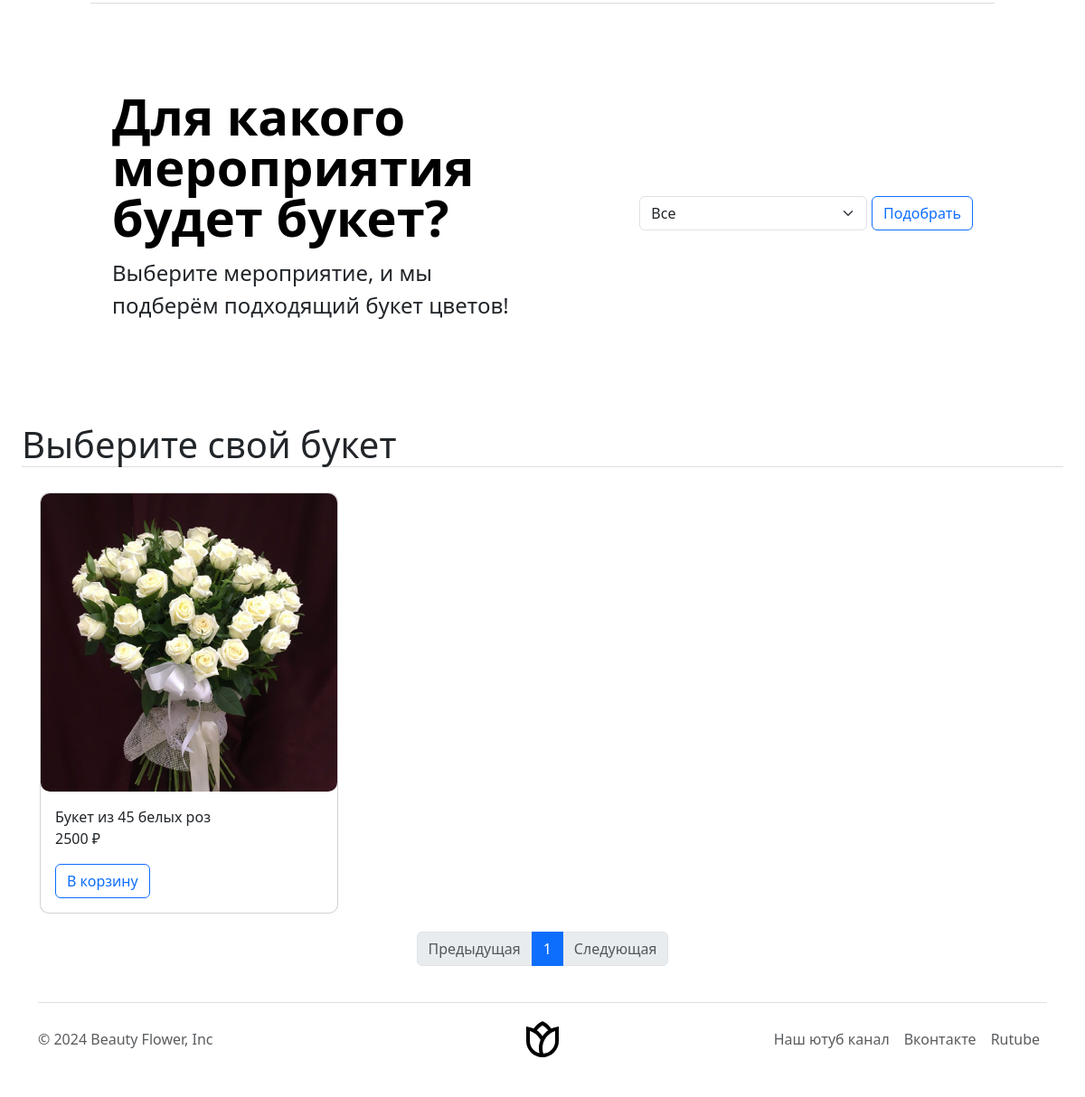
The app's page /shop/ (lower part), older data.
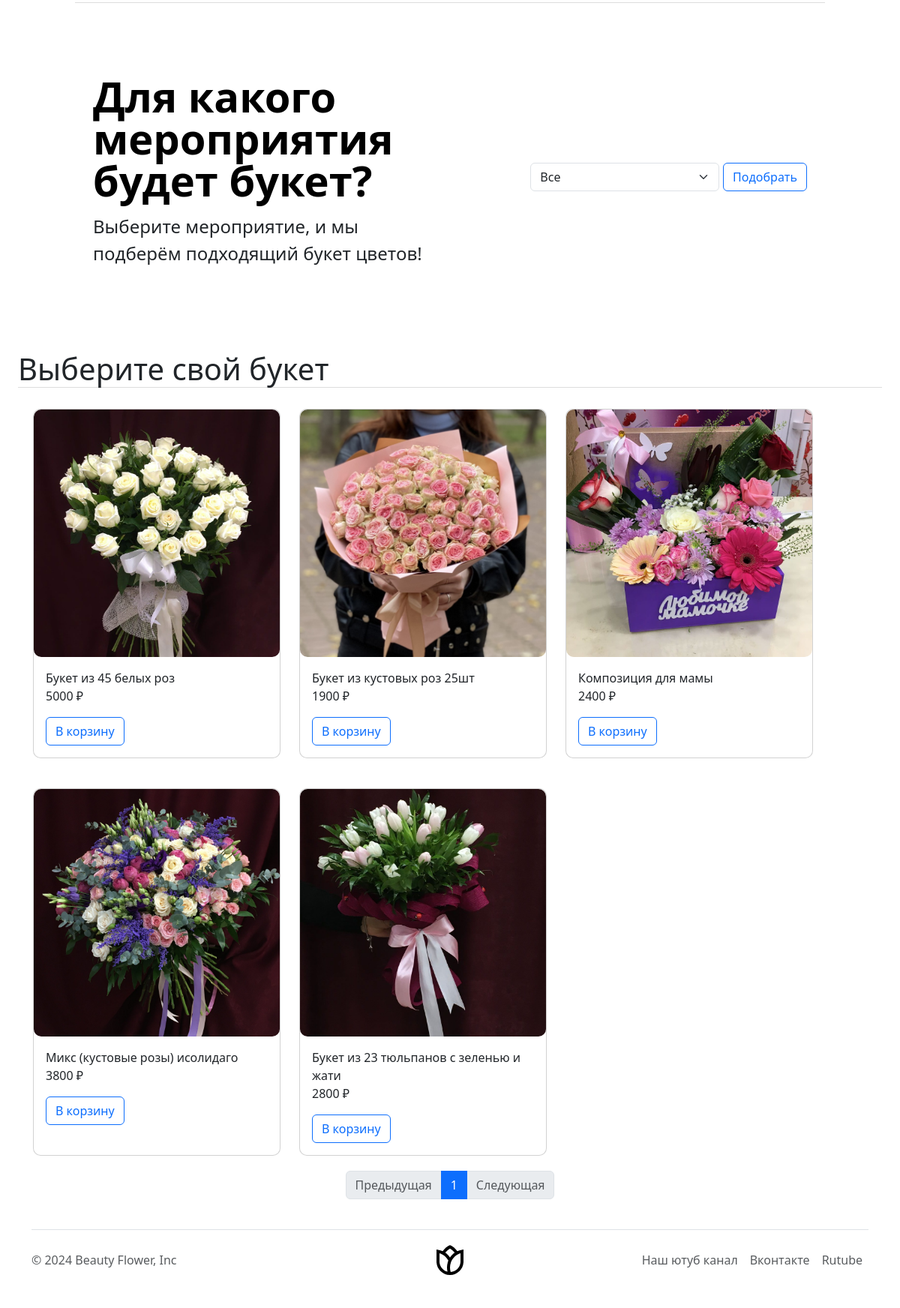
The same page, newer data.
### shop/models.py (models this page shows, shortened)
class Images(models.Model):
    class Meta:
        verbose_name = "Изображение товара"
        verbose_name_plural = "Изображения товаров"
    def image_path(self, filename):
        return f"shop/static/product_images/{str(self.item.id)}/{filename}"
    item = models.ForeignKey(Item,
                             on_delete=models.CASCADE,
                             related_name="images", verbose_name="Товар")
    image = models.ImageField(upload_to=image_path, verbose_name="Изображение")

class Item(models.Model):
    class Meta:
        verbose_name = "Товар"
        verbose_name_plural = "Товары"
    title = models.CharField(max_length=200, verbose_name="Название")
    description = models.TextField(max_length=4000, verbose_name="Описание")
    price = models.IntegerField(verbose_name="Цена")
    rating = models.FloatField(default=0, verbose_name="Рейтинг")
    added = models.DateTimeField(auto_now_add=True, verbose_name="Добавлен")
    category = models.ForeignKey(Category, on_delete=models.CASCADE,
                                 related_name="items_by_category",
                                 verbose_name="Категория", null=True)

### shop/views.py (the view)
# urls.py: path('', views.index_page, name="index"),
def index_page(request):
    categories = Category.objects.all()
    filt = request.POST.get("MySelect", 9)
    filt = int(filt)
    if filt != 9:
        items_list = Item.objects.filter(category__id=filt)
    else:
        items_list = Item.objects.all()
    slides = CarouselItems.objects.all()
    paginator = Paginator(items_list, 8)
    page_number = request.GET.get("page", 1)
    try:
        items = paginator.page(page_number)
    except EmptyPage:
        items = paginator.page(1)
    except PageNotAnInteger:
        items = paginator.page(1)
    return render(request, "index.html",
                  {"items": items, "paginator": paginator,
                   "slides": slides, "categories": categories,
                   "filt": filt})

### shop/templates/index.html (shortened to what this page needs)
{% extends "base.html" %}
{% load static %}
{% block styles %}
<link rel="stylesheet" href="{% static 'css/index_style.css' %}">
{% endblock %}
{% block content %}
<div class="container col-xl-10 col-xxl-8 px-4 py-5" style="border-top: 1px solid #ddd">
    <div class="row align-items-center g-lg-5 py-5">
        <div class="col-lg-7 text-center text-lg-start">
            <h1 class="display-4 fw-bold lh-1 text-body-emphasis mb-3">Для какого мероприятия будет букет?</h1>
            <p class="col-lg-10 fs-4">Выберите мероприятие, и мы подберём подходящий букет цветов!</p>
        </div>
        <div class="col-md-10 mx-auto col-lg-5">
            <form method="post" action="{% url 'shop:index' %}#flower_sel">
                <div style="display: flex;">
                    <select class="form-select" name="MySelect">
                        {% for category in categories %}
                        {% if category.id == filt %}
                        <option value="{{ category.id }}" selected>
                            {{ category.category }}
                        </option>
                        {% else %}
                        <option value="{{ category.id }}">
                            {{ category.category }}
                        </option>
                        {% endif %}
                        {% endfor %}
                    </select>
                    <input type="submit" value="Подобрать"
                           class="btn btn-outline-primary" style="margin-left: 5px;">
                </div>
            </form>
        </div>
    </div>
</div>
<h1 style="margin-left: 2%; margin-right: 2% ;border-bottom: 1px solid #ddd"
    id="flower_sel">Выберите свой букет</h1>
<div class="cont" style="display: flex; margin-left: 2%; margin-right: 2%; justify-content: center;">
    <div class="items-list" style="width: 100%;">
        <div class="cards">
            {% for item in items %}
            <div class="card">
                <div class="images">
                    <div class="slider">
                        <a href="{% url 'shop:item_detail' item.id %}">
                            <div class="slides">
                                {% for photo in item.images.all %}
                                <div class="slide" style='background-image: url({{ photo.image.url }});'></div>
                                {% endfor %}
                            </div>
                        </a>
                    </div>
                </div>
                <div class="card-body">
                    <a class="card-title" href="{% url 'shop:item_detail' item.id %}">{{ item.title }}</a>
                    <p class="card-price">{{ item.price }} ₽</p>
                    <a href="{% url 'shop:cart_add' item.id %}" class="btn btn-outline-primary">В корзину</a>
                </div>
            </div>
            {% endfor %}
        </div>
        {% if items|length != 0 %}
        {% include "pagination.html" with page=pages %}
        {% else %}
        <p align="center" style="color: #ddd; font-size: 27px">Ничего не найдено. Скоро мы это исправим</p>
        {% endif %}
    </div>
</div>
{% endblock %}

### shop/templates/base.html (shortened to what this page needs)
<!doctype html>
<html lang="en">
<head>
    <link href="https://cdn.jsdelivr.net/npm/bootstrap@5.3.3/dist/css/bootstrap.min.css" rel="stylesheet"
>
    {% block styles %}{% endblock %}
</head>
<body>
{% block content %}{% endblock %}
{% include "footer.html" %}
</body>
</html>

### shop/templates/pagination.html
<nav aria-label="..." style="display: flex; justify-content: center;">
    <ul class="pagination">
        {% if items.has_previous %}
        <li class="page-item">
            <a class="page-link" href="?page={{ items.previous_page_number }}">Предыдущая</a>
        </li>
        {% else %}
        <li class="page-item disabled">
            <span class="page-link">Предыдущая</span>
        </li>
        {% endif %}
        {% for num in paginator.page_range %}
        {% if num == items.number %}
        <li class="page-item active" aria-current="page">
            <span class="page-link">{{ num }}</span>
        </li>
        {% else %}
        <li class="page-item"><a class="page-link" href="?page={{ num }}">{{ num }}</a></li>
        {% endif %}
        {% endfor %}
        {% if items.has_next %}
        <li class="page-item">
            <a class="page-link" href="?page={{ items.next_page_number }}">Следующая</a>
        </li>
        {% else %}
        <li class="page-item disabled">
            <a class="page-link">Следующая</a>
        </li>
        {% endif %}
    </ul>
</nav>

### shop/templates/footer.html (shortened to what this page needs)
<div class="container">
    <footer class="d-flex flex-wrap justify-content-between align-items-center py-3 my-4 border-top">
        <p class="col-md-4 mb-0 text-body-secondary">© 2024 Beauty Flower, Inc</p>
        <a href="{% url 'shop:index' %}"
           class="col-md-4 d-flex align-items-center justify-content-center mb-3 mb-md-0 me-md-auto link-body-emphasis text-decoration-none">
        </a>
        <ul class="nav col-md-4 justify-content-end">
            <li class="nav-item"><a href="https://www.youtube.com/" class="nav-link px-2 text-body-secondary">Наш ютуб канал</a></li>
            <li class="nav-item"><a href="https://vk.com/" class="nav-link px-2 text-body-secondary">Вконтакте</a></li>
            <li class="nav-item"><a href="https://rutube.ru/" class="nav-link px-2 text-body-secondary">Rutube</a></li>
        </ul>
    </footer>
</div>

### shop/static/css/index_style.css (style rules this page uses)
.card { margin: 20px; margin-right: 5px; max-width: 330px; border-radius: 10px; text-decoration: none; }
.card-title { text-decoration: none; }
.cards { display: flex; flex-wrap: wrap; }
.images { display: flex; justify-content: space-between; }
.slider { position: relative; width: 330px; height: 330px; margin: 20 px 0; overflow: hidden; }
.slides { display: flex; width: 100%; height: 100%; position: relative; }
.slide { flex: 0 0 auto; width: 100%; height: 100%; background-size: cover; background-position: center; border-radius: 10px; position: relative; }

Row changes from the older to the newer data that the page shows:
changed Item "Букет из 45 белых роз": price "2500" → "5000"
added Item: title "Букет из кустовых роз 25шт", price "1900"
added Images: image (picture), shown under "Букет из кустовых роз 25шт"
added Item: title "Композиция для мамы", price "2400"
added Images: image (picture), shown under "Композиция для мамы"
added Item: title "Микс (кустовые розы) исолидаго", price "3800"
added Images: image (picture), shown under "Микс (кустовые розы) исолидаго"
added Item: title "Букет из 23 тюльпанов с зеленью и жати", price "2800"
added Images: image (picture), shown under "Букет из 23 тюльпанов с зеленью и жати"
